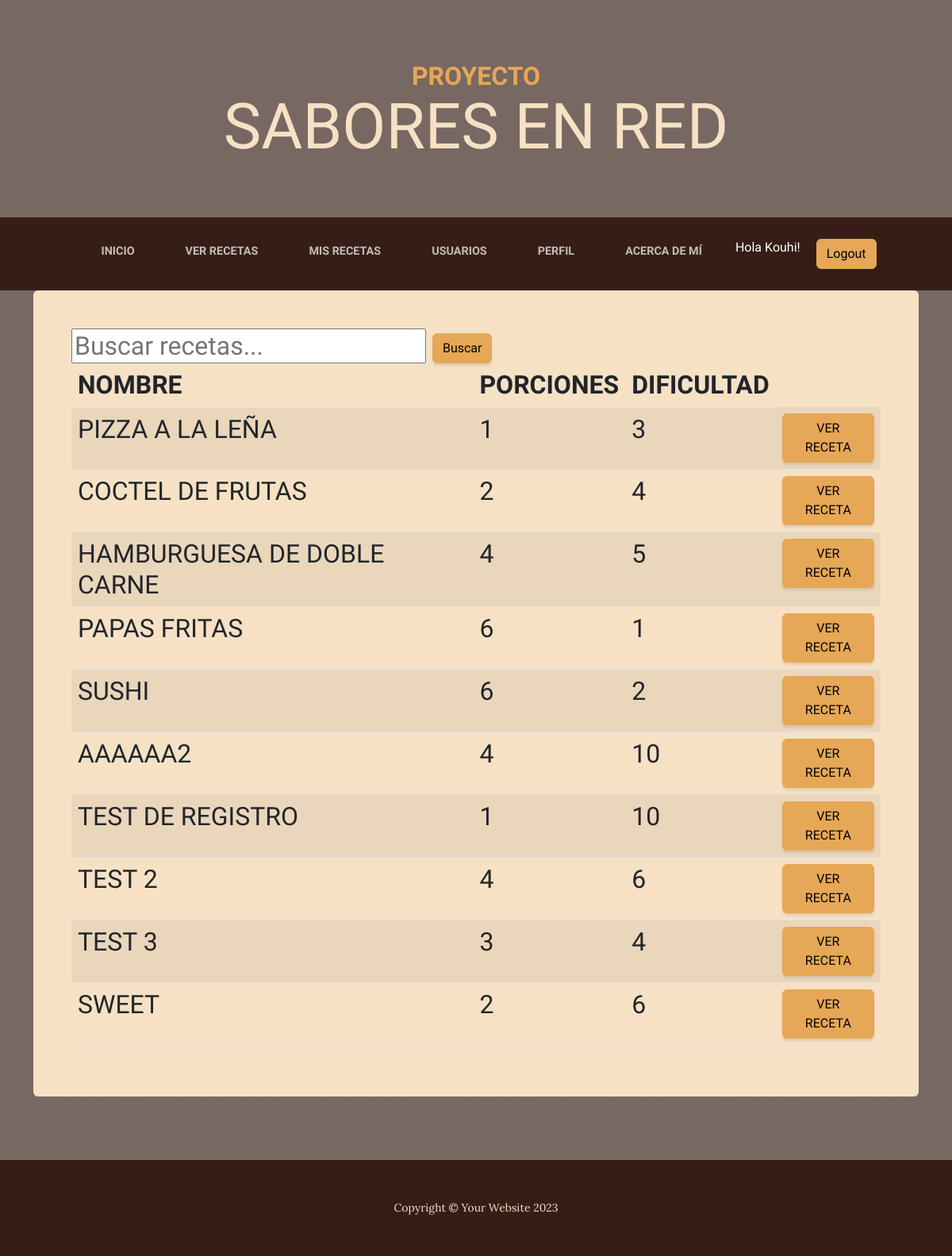
Before: /aplicacion/ver_recetas/ (signed in) with the older database file.
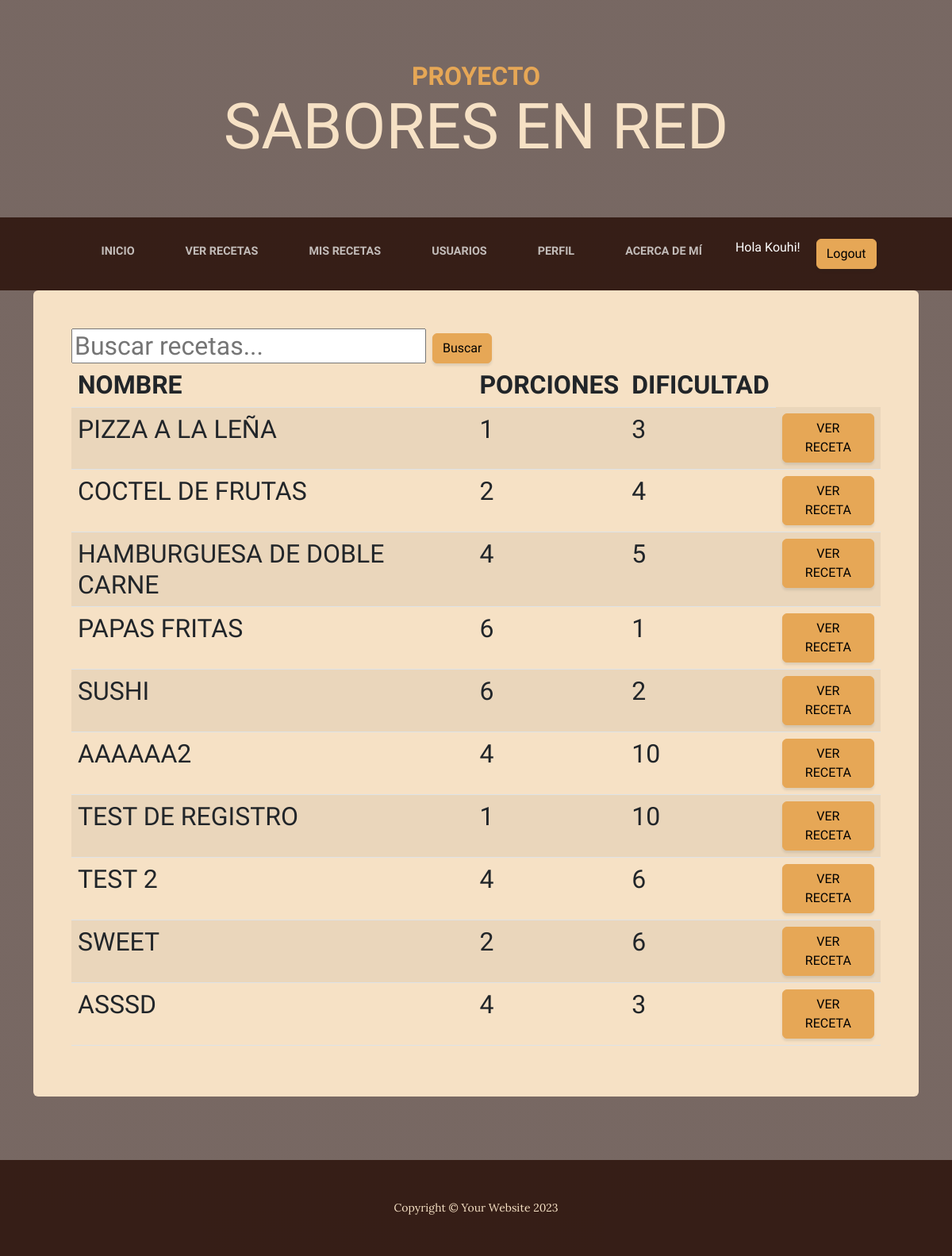
After: the same page with the newer database file.
### aplicacion/models.py (models this page shows, shortened)
class Recetas(models.Model):
    nombre = models.CharField(max_length=60)
    dificultad = models.IntegerField()
    porciones = models.IntegerField()
    ingredientes = models.CharField(max_length=1500)
    procedimiento = models.CharField(max_length=1500)
    usuario = models.ForeignKey(User, on_delete=models.CASCADE, default=1)
    imagen = models.ImageField(upload_to='comida/', blank=True, null=True)

### aplicacion/views.py (the view)
# urls.py: path('ver_recetas/', views.ver_recetas, name='ver_recetas'),
@login_required
def ver_recetas(request):
    contexto = {'recetass': Recetas.objects.all()}
    return render(request, "aplicacion/ver_recetas.html", contexto)

### aplicacion/templates/aplicacion/ver_recetas.html
{% extends 'aplicacion/home2.html' %}
{% block contenido %}
    <form action="{% url 'buscarRecetas' %}" method="GET">
        <input type="text" name="buscar" placeholder="Buscar recetas...">
        <button type="submit" class="btn btn-primary">Buscar</button>
    </form>
    <table class="table table-striped">
        <thead>
            <tr>
                <th>Nombre</th>
                <th>Porciones</th>
                <th>Dificultad</th>
            </tr>
        </thead>
        <tbody>
            {% for d in recetass %}
                <tr>
                    <td>{{ d.nombre }}</td>
                    <td>{{ d.porciones }}</td>
                    <td>{{ d.dificultad }}</td>
                    <td><a href="{% url 'mostrar_receta' receta_id=d.id %}" class="btn btn-primary">Ver Receta</a></td>
                </tr>
            {% endfor %}
        </tbody>
    </table>
{% endblock contenido %}

Changed rows visible on the page:
removed Recetas: nombre "TEST 3", porciones "3", dificultad "4"
added Recetas: nombre "ASSSD", porciones "4", dificultad "3"
